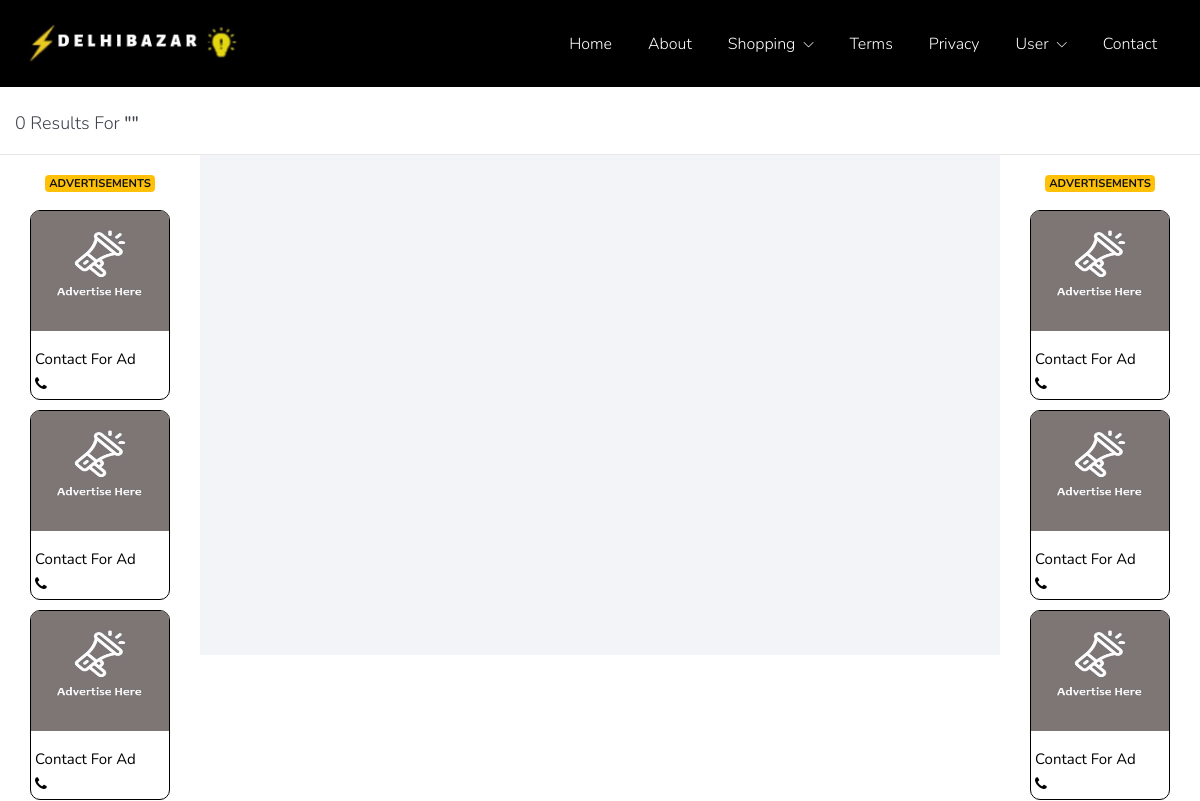
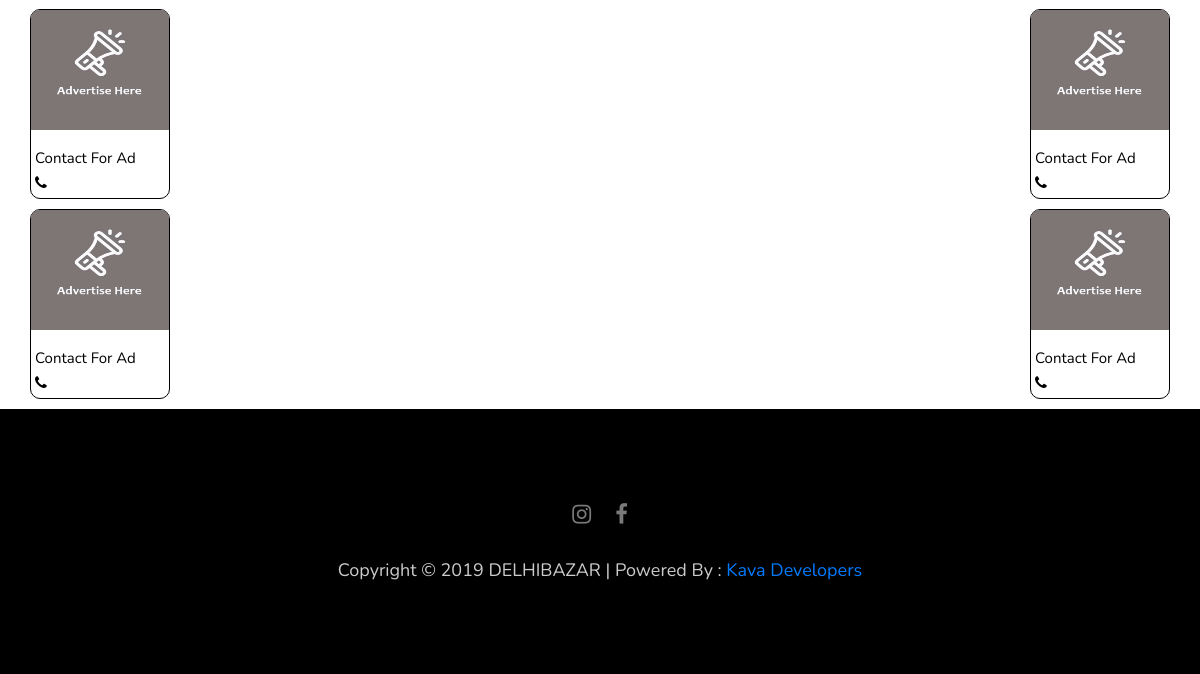
The app's page /index.php/welcome/list, older data (2 pictures, top to bottom).
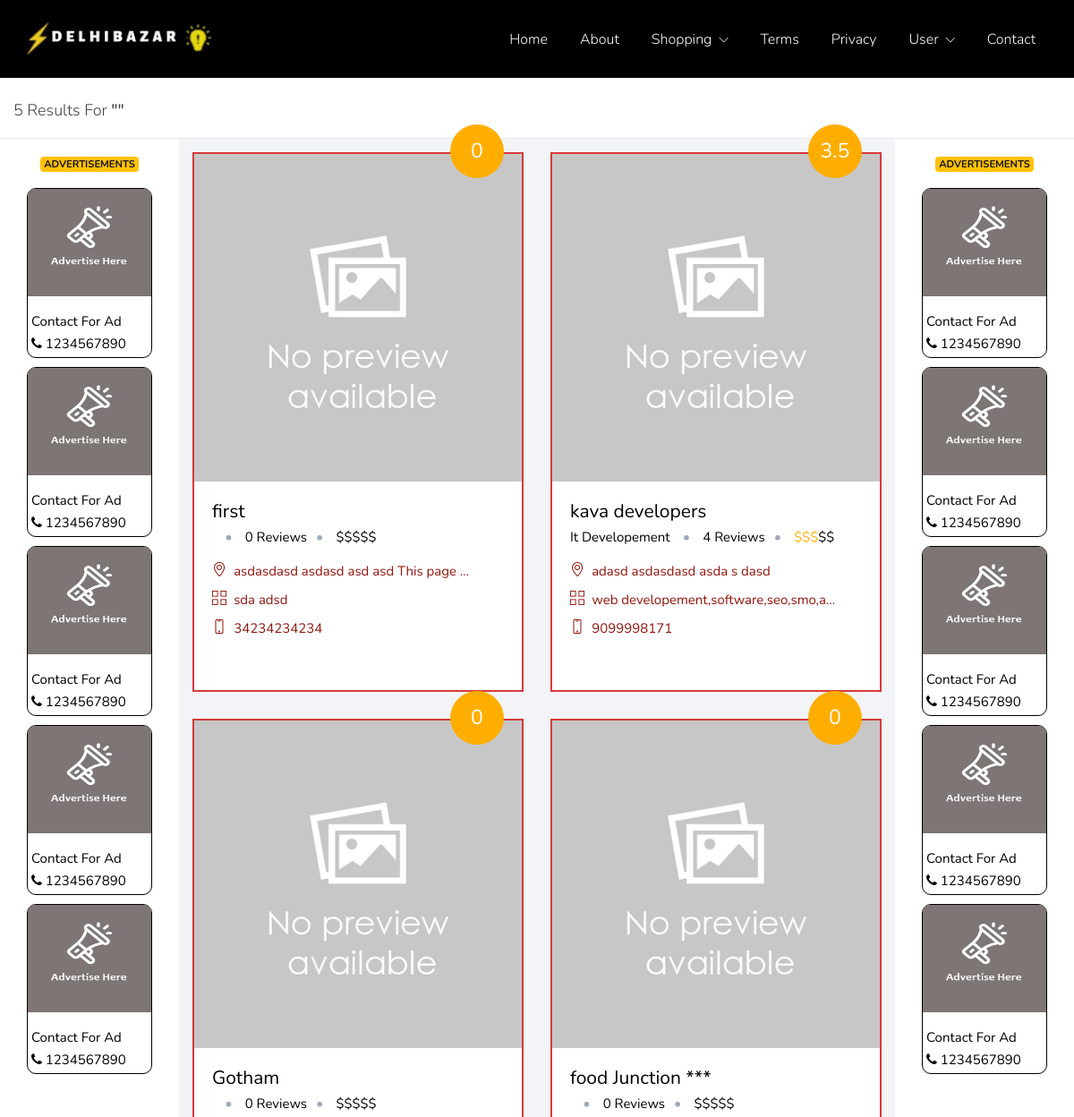
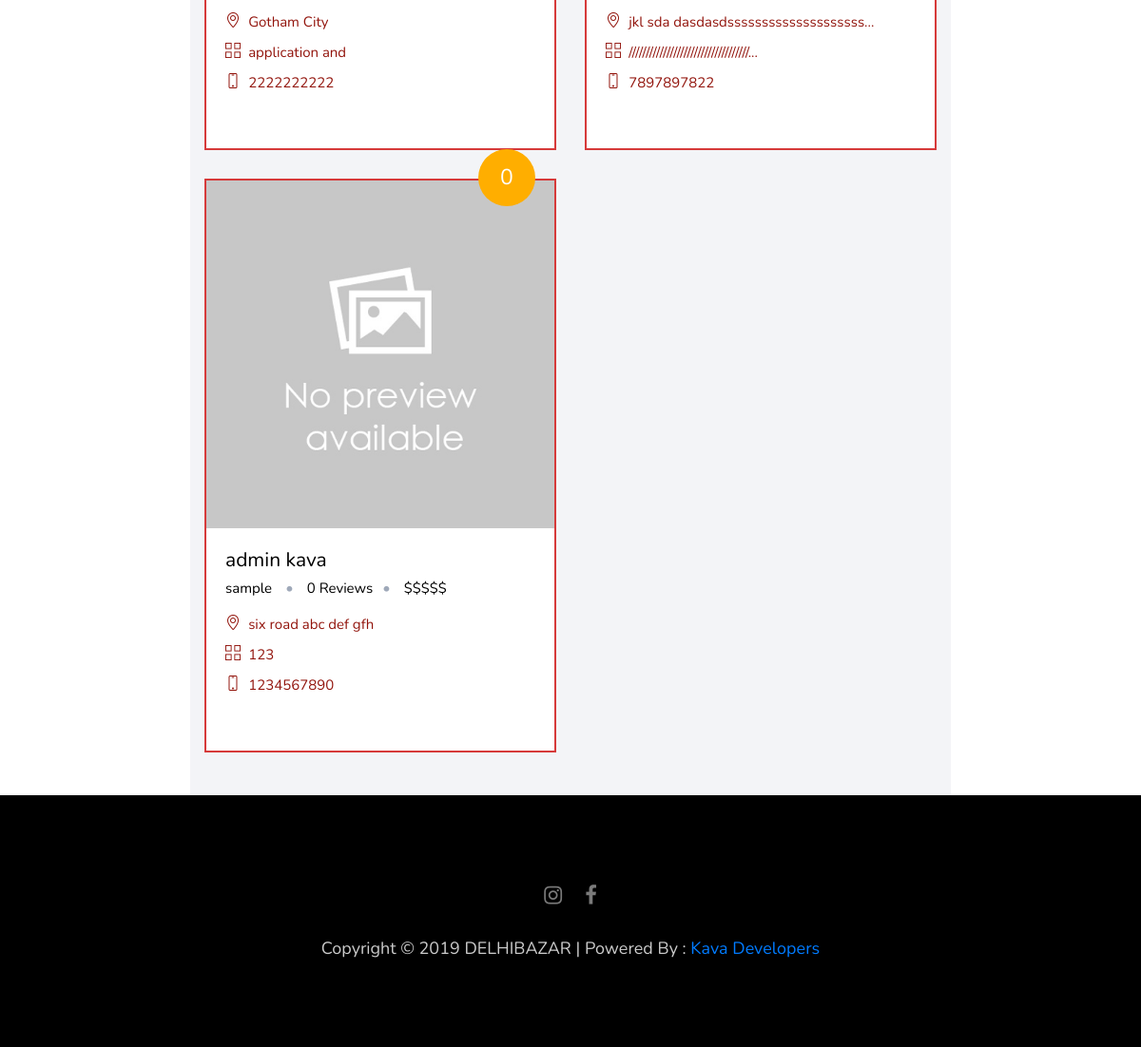
The same page, newer data (2 pictures, top to bottom).
### tables this page shows
CREATE TABLE IF NOT EXISTS `social_icon` (
  `id` int(11) NOT NULL AUTO_INCREMENT,
  `title` text NOT NULL,
  `class` text NOT NULL,
  `link` text NOT NULL,
  `created_at` datetime NOT NULL,
  PRIMARY KEY (`id`)
);

CREATE TABLE IF NOT EXISTS `setting` (
  `id` int(11) NOT NULL AUTO_INCREMENT,
  `email` text NOT NULL,
  `support_email` text NOT NULL,
  `contact_email` text NOT NULL,
  `newsletter_email` varchar(250) DEFAULT NULL,
  `mobile` text NOT NULL,
  `city` text NOT NULL,
  `address` text NOT NULL,
  `opening_hours` text NOT NULL,
  `short_about` text NOT NULL,
  `meta_keywords` longtext NOT NULL,
  `meta_description` longtext NOT NULL,
  `shop_commission` decimal(40,2) DEFAULT NULL COMMENT 'Per shop commission',
  `ad_number` varchar(250) DEFAULT NULL,
  `smtp_host` text,
  `smtp_port` text,
  `smtp_user` text,
  `smtp_pass` text,
  PRIMARY KEY (`id`)
);

CREATE TABLE IF NOT EXISTS `shop` (
  `id` int(11) NOT NULL AUTO_INCREMENT,
  `shop_name` varchar(250) NOT NULL,
  `owner_name` varchar(250) NOT NULL,
  `employee_name` varchar(250) DEFAULT NULL,
  `mobile` varchar(250) DEFAULT NULL,
  `wp_no` varchar(250) DEFAULT NULL COMMENT 'Watsapp No',
  `mobile_in_website` tinyint(4) DEFAULT NULL COMMENT '(1 = Private, 0 = Public)Mobile no display in website',
  `whats_in_website` tinyint(4) DEFAULT NULL COMMENT '(1 = Private, 0 = Public)Whats no display in website',
  `address` longtext NOT NULL,
  `landmark` varchar(250) NOT NULL,
  `email` varchar(250) DEFAULT NULL COMMENT 'Hours of Operation',
  `hour_operation` varchar(250) NOT NULL,
  `pro_or_servi` longtext NOT NULL COMMENT 'Products/Services',
  `payment_mode` varchar(250) NOT NULL,
  `photo` text NOT NULL,
  `info` longtext NOT NULL COMMENT 'Information',
  `detail_desc` longtext NOT NULL,
  `category` longtext NOT NULL,
  `shop_plan` varchar(250) DEFAULT NULL COMMENT 'shop package id',
  `dis_in_listing` tinyint(4) DEFAULT NULL COMMENT '0 = Yes,1 = No (Display Shop in Listing Page)',
  `exp_date` date DEFAULT NULL COMMENT 'Shop Expiry Date',
  `created_by` varchar(250) NOT NULL,
  `created_at` datetime DEFAULT NULL,
  `updated_at` datetime DEFAULT NULL,
  `deleted_at` datetime DEFAULT NULL,
  `keywords` longtext NOT NULL,
  PRIMARY KEY (`id`)
);

### application/views/shop/index.php (the view, shortened to what the changed rows need)
<section>
    <div class="container-fluid">
        <div class="row">
            <div class="col-md-12 responsive-wrap">
                <div class="row detail-filter-wrap">
                    <div class="col-md-4 featured-responsive">
                        <div class="detail-filter-text">
                            <p><?= count($shop); ?> Results For <span>"<?= $_GET['search'] ?>"</span></p>
                        </div>
                    </div>
                </div>
            </div>
        </div>
        <div class="row">
            <div class="col-md-2 hidden-xs hidden-sm">
                    <?php if($this->shop_model->listing_ad('1')){ $hash_one = $this->shop_model->listing_ad('1')[0]; ?>
                    <?php } else { ?>
                        <div class="col-md-12 padding-5">
                            <div class="add_div">
                                <img src="<?= base_url() ?>image/ad.jpg" class="add_image" style="margin-bottom: 2px;">
                                <div style="padding: 15px 0 0 4px;">
                                    <p style="margin-bottom: 3px;">Contact For Ad</p>
                                    <p style="margin-bottom: 3px"><i class="fa fa-phone"></i> <?= $setting['ad_number'] ?></p>
                                </div>
                            </div>
                        </div>
                    <?php } ?>
                    <?php if($this->shop_model->listing_ad('2')){ $hash_one = $this->shop_model->listing_ad('2')[0]; ?>
                    <?php } else { ?>
                        <div class="col-md-12 padding-5">
                            <div class="add_div">
                                <img src="<?= base_url() ?>image/ad.jpg" class="add_image" style="margin-bottom: 2px;">
                                <div style="padding: 15px 0 0 4px;">
                                    <p style="margin-bottom: 3px;">Contact For Ad</p>
                                    <p style="margin-bottom: 3px"><i class="fa fa-phone"></i> <?= $setting['ad_number'] ?></p>
                                </div>
                            </div>
                        </div>
                    <?php } ?>
                    <?php if($this->shop_model->listing_ad('3')){ $hash_one = $this->shop_model->listing_ad('3')[0]; ?>
                    <?php } else { ?>
                        <div class="col-md-12 padding-5">
                            <div class="add_div">
                                <img src="<?= base_url() ?>image/ad.jpg" class="add_image" style="margin-bottom: 2px;">
                                <div style="padding: 15px 0 0 4px;">
                                    <p style="margin-bottom: 3px;">Contact For Ad</p>
                                    <p style="margin-bottom: 3px"><i class="fa fa-phone"></i> <?= $setting['ad_number'] ?></p>
                                </div>
                            </div>
                        </div>
                    <?php } ?>
                    <?php if($this->shop_model->listing_ad('4')){ $hash_one = $this->shop_model->listing_ad('4')[0]; ?>
                    <?php } else { ?>
                        <div class="col-md-12 padding-5">
                            <div class="add_div">
                                <img src="<?= base_url() ?>image/ad.jpg" class="add_image" style="margin-bottom: 2px;">
                                <div style="padding: 15px 0 0 4px;">
                                    <p style="margin-bottom: 3px;">Contact For Ad</p>
                                    <p style="margin-bottom: 3px"><i class="fa fa-phone"></i> <?= $setting['ad_number'] ?></p>
                                </div>
                            </div>
                        </div>
                    <?php } ?>
                    <?php if($this->shop_model->listing_ad('5')){ $hash_one = $this->shop_model->listing_ad('5')[0]; ?>
                    <?php } else { ?>
                        <div class="col-md-12 padding-5">
                            <div class="add_div">
                                <img src="<?= base_url() ?>image/ad.jpg" class="add_image" style="margin-bottom: 2px;">
                                <div style="padding: 15px 0 0 4px;">
                                    <p style="margin-bottom: 3px;">Contact For Ad</p>
                                    <p style="margin-bottom: 3px"><i class="fa fa-phone"></i> <?= $setting['ad_number'] ?></p>
                                </div>
                            </div>
                        </div>
                    <?php } ?>
            </div>
            <div class="col-md-8 col-xs-12 col-sm-12">
                <div class="row light-bg detail-options-wrap" style="min-height: 500px;">
                    <?php foreach ($shop as $key => $value) { ?>
                        <div class="col-sm-6 col-lg-12 col-xl-6 featured-responsive col-xs-12">
                            <div class="featured-place-wrap">
                                <a href="<?= base_url() ?>shop/shop_detail/<?= $value['id'] ?>">
                                    <img src="<?= _get_shop_img($value['photo']) ?>" class="img-fluid" alt="#">
                                    <span class="featured-rating-orange" style="padding: 13px 5px;"><?= round($this->rating_model->get_avarage_rating($value['id'])[0]['average'],1) ?></span>
                                    <div class="featured-title-box">
                                        <h6><?= $value['shop_name'] ?></h6>
                                        <p><?= cut_string($value['category'],15,'...') ?></p> <span>• </span>
                                        <p><?= $this->rating_model->count_review($value['id']) ?> Reviews</p><span>• </span>
                                        <p><?= rating_dollar(round($this->rating_model->get_avarage_rating($value['id'])[0]['average'],1)) ?></p>
                                        <ul>
                                            <li><span class="icon-location-pin"></span>
                                                <p><?= cut_string($value['address'],35,'...') ?>  </p>
                                            </li>
                                            <li><span class="ti-view-grid"></span>
                                                <p><?= cut_string($value['pro_or_servi'],35,'...') ?>  </p>
                                            </li>
                                            <?php if($value['mobile_in_website'] == 0){ ?>
                                                <li><span class="icon-screen-smartphone"></span>
                                                    <p><?= $value['mobile'] ?></p>
                                                </li>
                                            <?php } ?>
                                        </ul>
                                        <div class="bottom-icons">
                                        </div>
                                    </div>
                                </a>
                            </div>
                        </div>
                    <?php } ?>
                </div>
            </div>
            <div class="col-md-2  hidden-xs hidden-sm">
                <?php if($this->shop_model->listing_ad('6')){ $hash_one = $this->shop_model->listing_ad('6')[0]; ?>
                <?php } else { ?>
                    <div class="col-md-12 padding-5">
                        <div class="add_div">
                            <img src="<?= base_url() ?>image/ad.jpg" class="add_image" style="margin-bottom: 2px;">
                            <div style="padding: 15px 0 0 4px;">
                                <p style="margin-bottom: 3px;">Contact For Ad</p>
                                <p style="margin-bottom: 3px"><i class="fa fa-phone"></i> <?= $setting['ad_number'] ?></p>
                            </div>
                        </div>
                    </div>
                <?php } ?>
                <?php if($this->shop_model->listing_ad('7')){ $hash_one = $this->shop_model->listing_ad('7')[0]; ?>
                <?php } else { ?>
                    <div class="col-md-12 padding-5">
                        <div class="add_div">
                            <img src="<?= base_url() ?>image/ad.jpg" class="add_image" style="margin-bottom: 2px;">
                            <div style="padding: 15px 0 0 4px;">
                                <p style="margin-bottom: 3px;">Contact For Ad</p>
                                <p style="margin-bottom: 3px"><i class="fa fa-phone"></i> <?= $setting['ad_number'] ?></p>
                            </div>
                        </div>
                    </div>
                <?php } ?>
                <?php if($this->shop_model->listing_ad('8')){ $hash_one = $this->shop_model->listing_ad('8')[0]; ?>
                <?php } else { ?>
                    <div class="col-md-12 padding-5">
                        <div class="add_div">
                            <img src="<?= base_url() ?>image/ad.jpg" class="add_image" style="margin-bottom: 2px;">
                            <div style="padding: 15px 0 0 4px;">
                                <p style="margin-bottom: 3px;">Contact For Ad</p>
                                <p style="margin-bottom: 3px"><i class="fa fa-phone"></i> <?= $setting['ad_number'] ?></p>
                            </div>
                        </div>
                    </div>
                <?php } ?>
                <?php if($this->shop_model->listing_ad('9')){ $hash_one = $this->shop_model->listing_ad('9')[0]; ?>
                <?php } else { ?>
                    <div class="col-md-12 padding-5">
                        <div class="add_div">
                            <img src="<?= base_url() ?>image/ad.jpg" class="add_image" style="margin-bottom: 2px;">
                            <div style="padding: 15px 0 0 4px;">
                                <p style="margin-bottom: 3px;">Contact For Ad</p>
                                <p style="margin-bottom: 3px"><i class="fa fa-phone"></i> <?= $setting['ad_number'] ?></p>
                            </div>
                        </div>
                    </div>
                <?php } ?>
                <?php if($this->shop_model->listing_ad('10')){ $hash_one = $this->shop_model->listing_ad('10')[0]; ?>
                <?php } else { ?>
                    <div class="col-md-12 padding-5">
                        <div class="add_div">
                            <img src="<?= base_url() ?>image/ad.jpg" class="add_image" style="margin-bottom: 2px;">
                            <div style="padding: 15px 0 0 4px;">
                                <p style="margin-bottom: 3px;">Contact For Ad</p>
                                <p style="margin-bottom: 3px"><i class="fa fa-phone"></i> <?= $setting['ad_number'] ?></p>
                            </div>
                        </div>
                    </div>
                <?php } ?>
            </div>
        </div>
    </div>
</section>

### application/views/template/footer1.php (shortened to what the changed rows need)
<footer class="main-block dark-bg">
    <div class="container">
        <div class="row">
            <div class="col-md-12">
                <div class="copyright">
                    <ul style="margin:0 0 25px;">
                        <?php foreach (social_icons() as $key => $value) { ?>
                            <li><a href="<?= $value['link'] ?>" target="_blank"><span class="fa <?= $value['class'] ?>"></span></a></li>
                        <?php } ?>
                    </ul>
                </div>
            </div>
        </div>
    </div>
</footer>
</body>
</html>

### application/helpers/general_helper.php (shortened to what the changed rows need)
<?php
function cut_string($string,$length,$replace_str)
{
	if(strlen($string) > $length)
	{
		return substr($string, 0, $length).$replace_str;
	}
	else{
		return $string;
	}
}
function rating_dollar($rating){
	if($rating <= 0.5)
	{
		return  '<span></span>$$$$$';
	}
	elseif($rating > 0.5 && $rating <= 1.5)
	{
		return  '<span>$</span>$$$$';
	}
	elseif($rating > 1.5 && $rating <= 2.5)
	{
		return  '<span>$$</span>$$$';
	}
	elseif($rating > 2.5 && $rating <= 3.5)
	{
		return  '<span>$$$</span>$$';
	}
	elseif($rating > 3.5 && $rating <= 4.5)
	{
		return  '<span>$$$$</span>$';
	}
	elseif($rating > 4.5)
	{
		return  '<span>$$$$$</span>';
	}
}
function social_icons()
{
	$CI=&get_instance();
	return $CI->db->get('social_icon')->result_array();
}
function get_setting()
{
	$CI=&get_instance();
	return $CI->db->get_where('setting',['id' => '1'])->result_array()[0];
}
function _get_shop_img($name)
{
    $CI     =&  get_instance();
    if($name == '')
    {
         return $CI->config->config['admin_url']."uploads/no-image.png";
    }
    else
    {
        $url    =   $CI->config->config['admin_url']."uploads/shop/".$name;
        $ch = curl_init();
        if(curl_exec($ch)!==FALSE)
        {
            return $CI->config->config['admin_url']."uploads/shop/".$name;
        }
        else
        {
            return $CI->config->config['admin_url']."uploads/no-image.png";
        }
    }
}
?>

Row changes from the older to the newer data that the page shows:
now on this page (row edited): setting: ad_number "1234567890"
now on this page (row edited): shop: avarage_rating "0", shop_name "first", count_review "0", address "asdasdasd asdasd asd asd This page ...", pro_or_servi "sda adsd", mobile "34234234234"
now on this page (row edited): shop: avarage_rating "3.5", shop_name "kava developers", category "It Developement", count_review "4", address "adasd asdasdasd asda s dasd", pro_or_servi "web developement,software,seo,smo,a...", mobile "9099998171"
now on this page (row edited): shop: avarage_rating "0", shop_name "Gotham", count_review "0", address "Gotham City", pro_or_servi "application and", mobile "2222222222"
now on this page (row edited): shop: avarage_rating "0", shop_name "food Junction ***", count_review "0", address "jkl sda dasdasdssssssssssssssssssss...", pro_or_servi "///////////////////////////////////...", mobile "7897897822"
added shop: avarage_rating "0", shop_name "admin kava", category "sample", count_review "0", address "six road abc def gfh", pro_or_servi "123", mobile "1234567890"
Text that changed along with them:
count($shop): "0" → "5"
